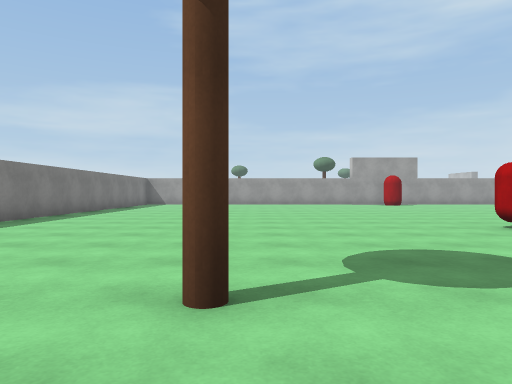
view 1 (above)

18 first-person views from a walk through a 3-D level made in the Unity game engine. The camera is 1.2 m above the floor, looks level and sees 70° across. The floor is counted in squares, 2 m on a side. Each view is taken from the middle of a square. On the plan, view 1 faces up. The plan holds only what a view shows up to about 10 squares ahead; the rest is blank. The place goes on beyond the plan. The player character is not drawn. Surface patterns are stand-ins for the level's own textures.

view 2
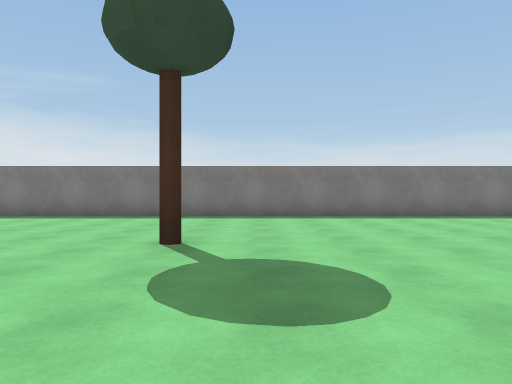

view 3
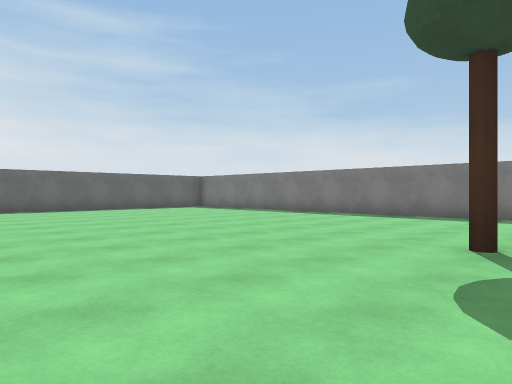

view 4
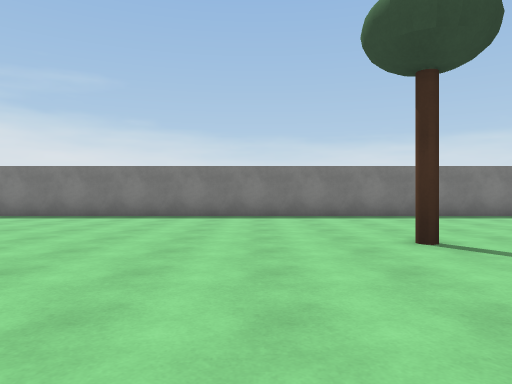

view 5
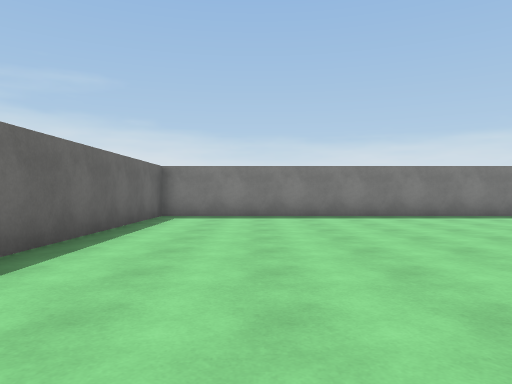

view 6
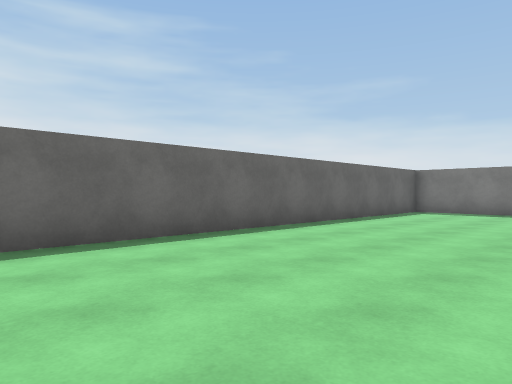

view 7
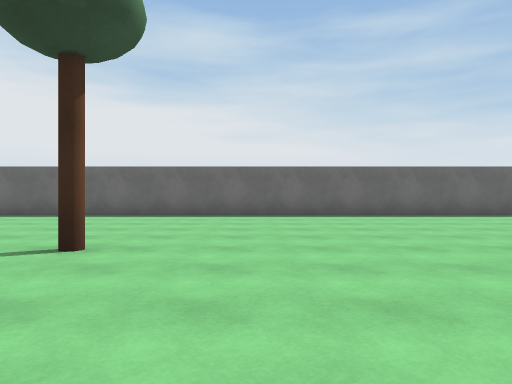

view 8
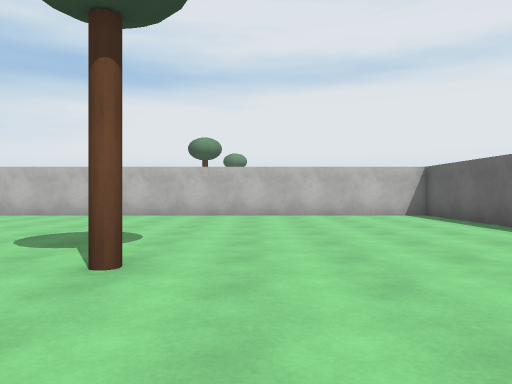

view 9
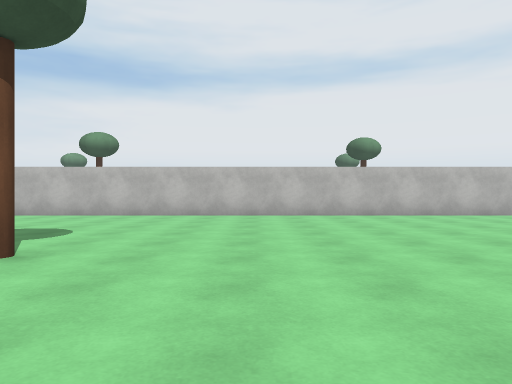

view 10
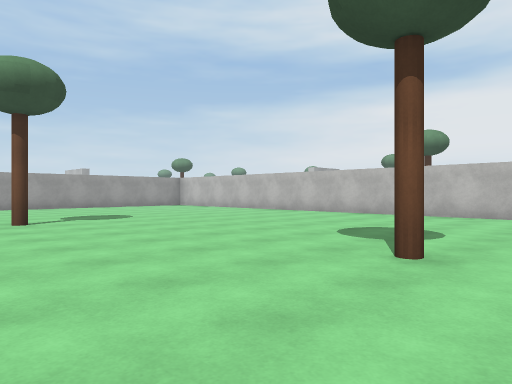

view 11
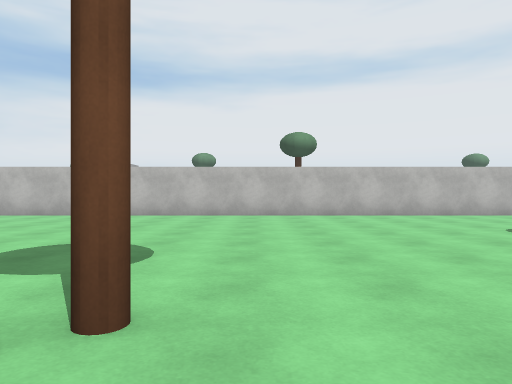

view 12
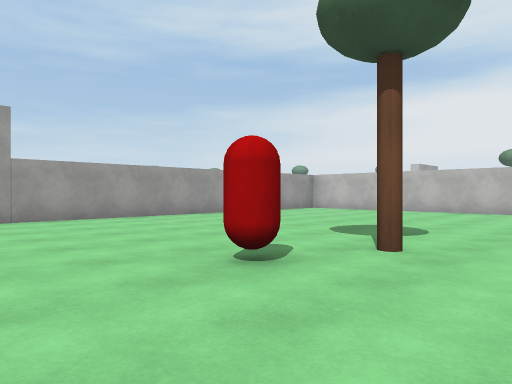

view 13
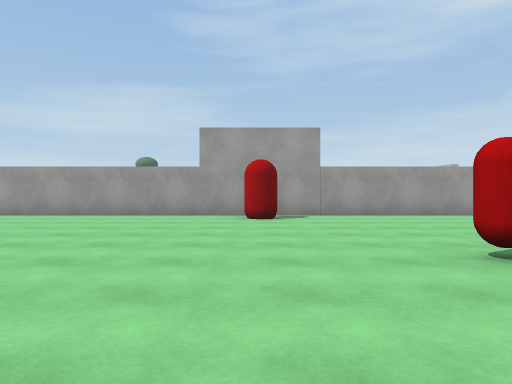

view 14
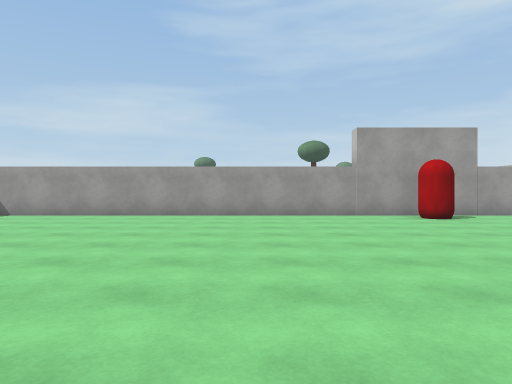

view 15
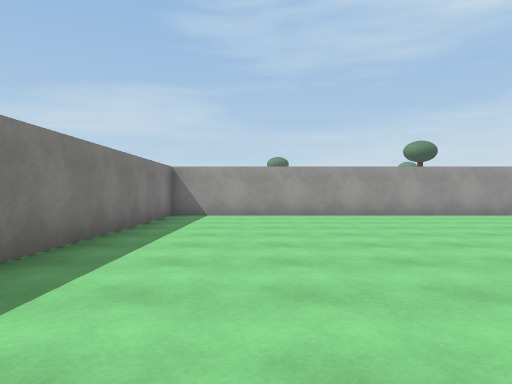

view 16
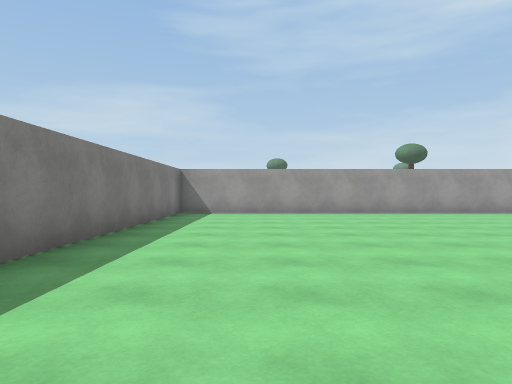

view 17
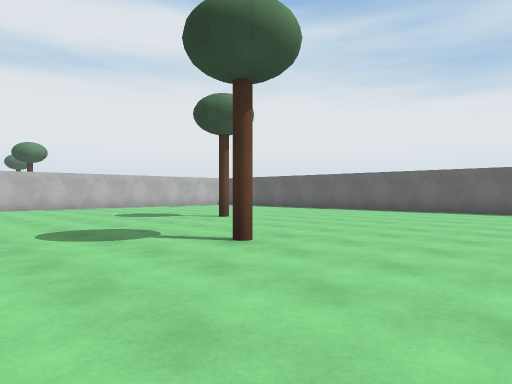

view 18
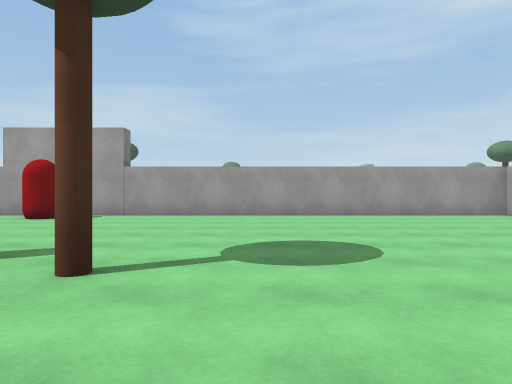

### Floor plan
Points are (right, up) in squares from view 1. A wall is a line through its corners. A room is listed if a view was taken in it or the views show most of it. See-through windows are left out.
Room 1 (views 1, 2, 3, 4, 5, 6, 7, 8, 9, 10, 11, 12, 13, 14, 15, 16, 17, 18)
walls: (17.4, 14.8) (17.4, 17.3) (-5.1, 17.3) (-5.1, -9.4) (17.4, -9.4) (17.4, 13.2)
objects: other object (4, 6); other object (6, 16); other object (8, 11)

Where each view was taken, in squares from view 1:
view 1: 0 up, 0 right, facing up
view 2: 3 up, 4 right, facing left
view 3: 3 up, 4 right, facing down-left
view 4: 0 up, 4 right, facing left
view 5: 7 down, 4 right, facing left
view 6: 5 down, 6 right, facing down-left
view 7: 0 up, 9 right, facing down
view 8: 5 down, 8 right, facing right
view 9: 2 up, 8 right, facing right
view 10: 3 up, 8 right, facing up-right
view 11: 10 up, 8 right, facing right
view 12: 9 up, 6 right, facing up-right
view 13: 8 up, 6 right, facing up
view 14: 8 up, 2 right, facing up
view 15: 8 up, 3 left, facing up
view 16: 7 up, 3 left, facing up
view 17: 2 up, 4 right, facing down-right
view 18: 8 up, 11 right, facing up
